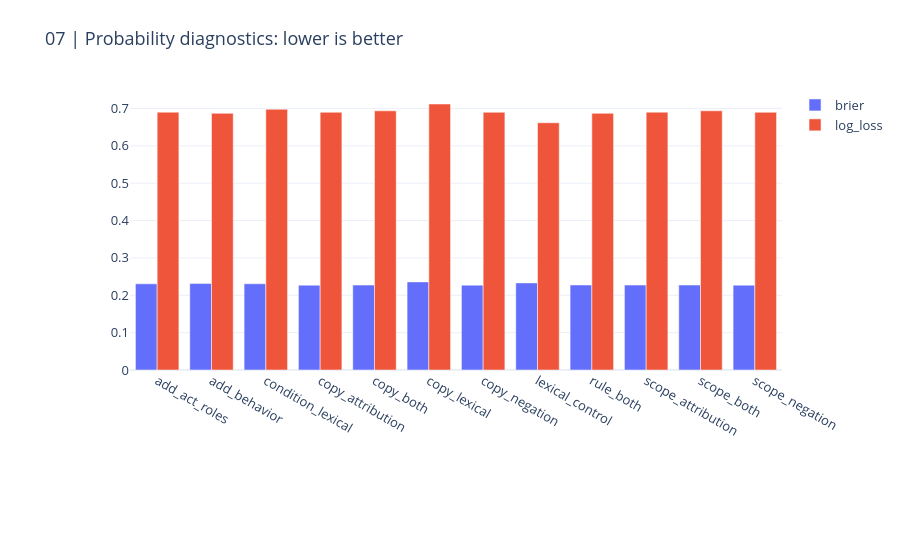
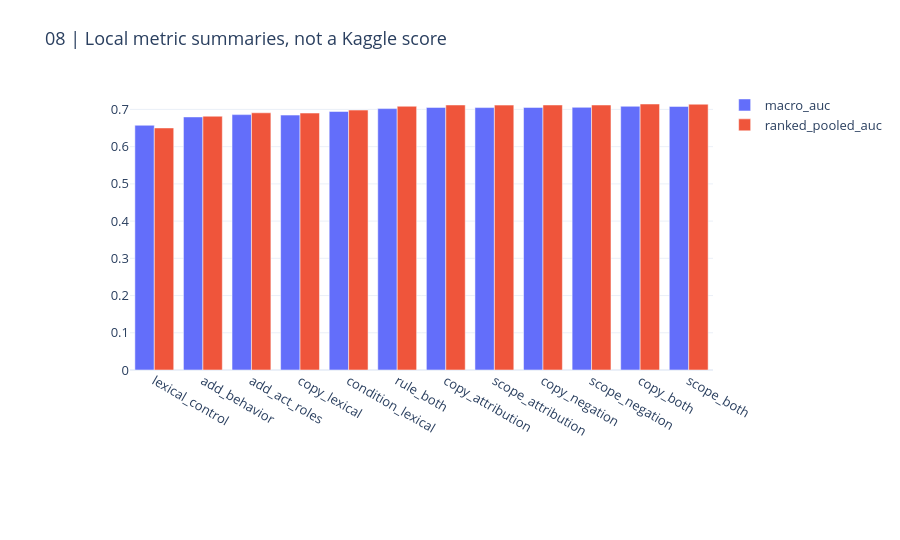

Here is the notebook cell these charts were saved with, in order:
### Markdown cell above
## 6. Probability quality and distinct local metrics

AUC can improve while probability calibration worsens. Brier and log loss are diagnostics; macro, pooled and ranked pooled AUC are not hidden Kaggle results.

### Code cell
display(pd.DataFrame(result["pooled_metrics"]))
CHARTS[6].show(renderer="plotly_mimetype")
CHARTS[7].show(renderer="plotly_mimetype")

### Figure 1 — Plotly figure (JSON) as saved in the notebook; plotly's stock layout.template omitted (floating-point values rounded to 4 significant figures)
{"data": [{"name": "brier", "type": "bar", "x": ["add_act_roles", "add_behavior", "condition_lexical", "copy_attribution", "copy_both", "copy_lexical", "copy_negation", "lexical_control", "rule_both", "scope_attribution", "scope_both", "scope_negation"], "y": [0.2308, 0.2318, 0.2308, 0.2271, 0.2273, 0.2358, 0.2271, 0.233, 0.2276, 0.2274, 0.2274, 0.2271]}, {"name": "log_loss", "type": "bar", "x": ["add_act_roles", "add_behavior", "condition_lexical", "copy_attribution", "copy_both", "copy_lexical", "copy_negation", "lexical_control", "rule_both", "scope_attribution", "scope_both", "scope_negation"], "y": [0.69, 0.687, 0.6978, 0.6898, 0.6937, 0.7119, 0.6898, 0.6618, 0.6871, 0.6901, 0.6937, 0.6897]}], "layout": {"barmode": "group", "font": {"size": 13}, "height": 540, "margin": {"b": 170, "l": 130, "r": 40, "t": 90}, "title": {"text": "07 | Probability diagnostics: lower is better"}, "xaxis": {"automargin": true}, "yaxis": {"automargin": true}}}

### Figure 2 — Plotly figure (JSON) as saved in the notebook; plotly's stock layout.template omitted (floating-point values rounded to 4 significant figures)
{"data": [{"name": "macro_auc", "type": "bar", "x": ["lexical_control", "add_behavior", "add_act_roles", "copy_lexical", "condition_lexical", "rule_both", "copy_attribution", "scope_attribution", "copy_negation", "scope_negation", "copy_both", "scope_both"], "y": [0.6575, 0.6799, 0.6861, 0.6848, 0.6945, 0.7022, 0.7054, 0.7049, 0.7054, 0.7056, 0.7085, 0.7081]}, {"name": "ranked_pooled_auc", "type": "bar", "x": ["lexical_control", "add_behavior", "add_act_roles", "copy_lexical", "condition_lexical", "rule_both", "copy_attribution", "scope_attribution", "copy_negation", "scope_negation", "copy_both", "scope_both"], "y": [0.6502, 0.6818, 0.6909, 0.6903, 0.6982, 0.7086, 0.712, 0.7116, 0.712, 0.7119, 0.7146, 0.714]}], "layout": {"barmode": "group", "font": {"size": 13}, "height": 540, "margin": {"b": 170, "l": 130, "r": 40, "t": 90}, "title": {"text": "08 | Local metric summaries, not a Kaggle score"}, "xaxis": {"automargin": true}, "yaxis": {"automargin": true}}}
